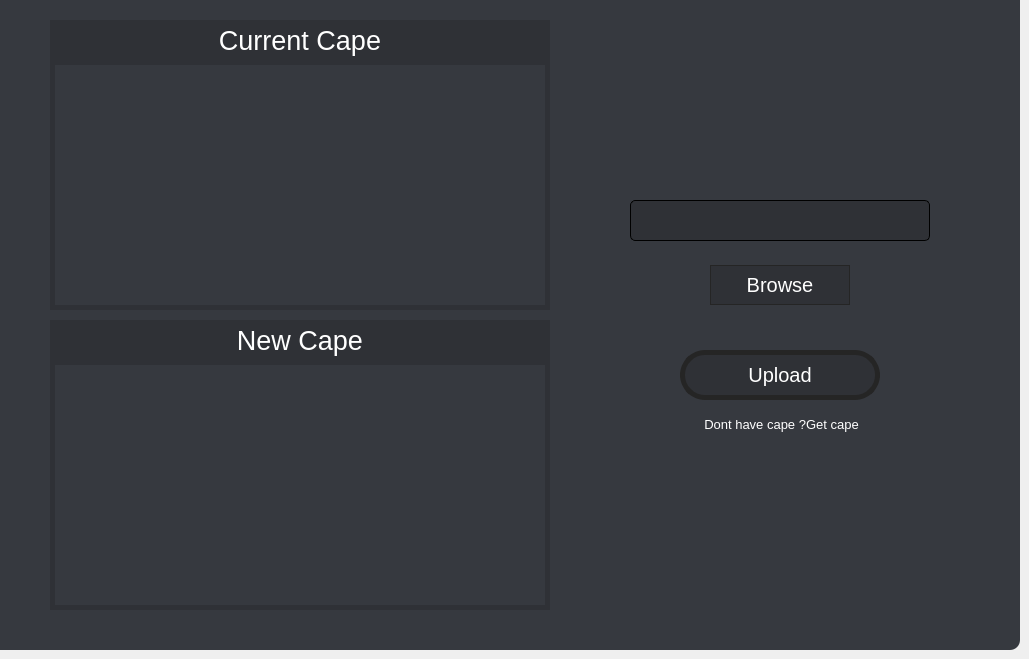
    <widget class="QWidget" name="capewid">
     <widget class="QFrame" name="frame_4">
      <property name="geometry">
       <rect>
        <x>0</x>
        <y>0</y>
        <width>1020</width>
        <height>650</height>
       </rect>
      </property>
      <property name="styleSheet">
       <string notr="true">background-color:rgb(54, 57, 63);
border-bottom-right-radius:10px;
outline:none;</string>
      </property>
      <property name="frameShape">
       <enum>QFrame::StyledPanel</enum>
      </property>
      <property name="frameShadow">
       <enum>QFrame::Raised</enum>
      </property>
      <widget class="QLabel" name="label_5">
       <property name="geometry">
        <rect>
         <x>50</x>
         <y>20</y>
         <width>500</width>
         <height>40</height>
        </rect>
       </property>
       <property name="styleSheet">
        <string notr="true">color:white;
background-color:rgb(47, 49, 54);
font:20pt;
border-radius:0px;</string>
       </property>
       <property name="text">
        <string>Current Cape</string>
       </property>
       <property name="alignment">
        <set>Qt::AlignCenter</set>
       </property>
      </widget>
      <widget class="QLabel" name="ccape">
       <property name="geometry">
        <rect>
         <x>50</x>
         <y>60</y>
         <width>500</width>
         <height>250</height>
        </rect>
       </property>
       <property name="styleSheet">
        <string notr="true">border:5px solid rgb(47, 49, 54);
border-radius:0px;
color:white;
font: 15pt</string>
       </property>
       <property name="text">
        <string/>
       </property>
       <property name="scaledContents">
        <bool>true</bool>
       </property>
       <property name="alignment">
        <set>Qt::AlignCenter</set>
       </property>
       <property name="textInteractionFlags">
        <set>Qt::NoTextInteraction</set>
       </property>
      </widget>
      <widget class="QLabel" name="ncape">
       <property name="geometry">
        <rect>
         <x>50</x>
         <y>360</y>
         <width>500</width>
         <height>250</height>
        </rect>
       </property>
       <property name="styleSheet">
        <string notr="true">border:5px solid rgb(47, 49, 54);
border-radius:0px;</string>
       </property>
       <property name="text">
        <string/>
       </property>
       <property name="scaledContents">
        <bool>true</bool>
       </property>
       <property name="alignment">
        <set>Qt::AlignCenter</set>
       </property>
       <property name="textInteractionFlags">
        <set>Qt::NoTextInteraction</set>
       </property>
      </widget>
      <widget class="QLabel" name="label_6">
       <property name="geometry">
        <rect>
         <x>50</x>
         <y>320</y>
         <width>500</width>
         <height>40</height>
        </rect>
       </property>
       <property name="styleSheet">
        <string notr="true">color:white;
background-color:rgb(47, 49, 54);
font:20pt;
border-radius:0px;</string>
       </property>
       <property name="text">
        <string>New Cape</string>
       </property>
       <property name="alignment">
        <set>Qt::AlignCenter</set>
       </property>
      </widget>
      <widget class="QLineEdit" name="capele">
       <property name="enabled">
        <bool>false</bool>
       </property>
       <property name="geometry">
        <rect>
         <x>630</x>
         <y>200</y>
         <width>300</width>
         <height>41</height>
        </rect>
       </property>
       <property name="styleSheet">
        <string notr="true">border-radius:5px;
background-color:rgb(47, 49, 54);
border:1px solid black;
color:white;
font:12pt;</string>
       </property>
       <property name="readOnly">
        <bool>true</bool>
       </property>
      </widget>
      <widget class="QPushButton" name="cbbtn">
       <property name="geometry">
        <rect>
         <x>710</x>
         <y>265</y>
         <width>140</width>
         <height>40</height>
        </rect>
       </property>
       <property name="cursor">
        <cursorShape>PointingHandCursor</cursorShape>
       </property>
       <property name="styleSheet">
        <string notr="true">QPushButton {
background-color: rgb(47, 49, 54);
border:1px solid rgb(37, 37, 37);
border-radius:0px;
color:white;
font:15pt;
}
QPushButton:hover {
background-color:rgb(37, 37, 37);

}</string>
       </property>
       <property name="text">
        <string>Browse</string>
       </property>
      </widget>
      <widget class="QPushButton" name="cupbtn">
       <property name="geometry">
        <rect>
         <x>680</x>
         <y>350</y>
         <width>200</width>
         <height>50</height>
        </rect>
       </property>
       <property name="cursor">
        <cursorShape>PointingHandCursor</cursorShape>
       </property>
       <property name="styleSheet">
        <string notr="true">QPushButton {
background-color: rgb(47, 49, 54);
border:5px solid rgb(37, 37, 37);
border-radius:25px;
color:white;
font:15pt;
}
QPushButton:hover {
background-color:rgb(37, 37, 37);

}</string>
       </property>
       <property name="text">
        <string>Upload</string>
       </property>
      </widget>
      <widget class="QPushButton" name="webcapebtn">
       <property name="geometry">
        <rect>
         <x>666</x>
         <y>410</y>
         <width>231</width>
         <height>28</height>
        </rect>
       </property>
       <property name="cursor">
        <cursorShape>PointingHandCursor</cursorShape>
       </property>
       <property name="styleSheet">
        <string notr="true">QPushButton {
color:white;
font:10pt;
outline:none;
background-color:none;
}
QPushButton:hover {
color:rgb(107, 125, 145);
text-decoration: underline;
}</string>
       </property>
       <property name="text">
        <string>Dont have cape ?Get cape</string>
       </property>
      </widget>
     </widget>
     <widget class="QLabel" name="cerror">
      <property name="geometry">
       <rect>
        <x>650</x>
        <y>315</y>
        <width>260</width>
        <height>30</height>
       </rect>
      </property>
      <property name="styleSheet">
       <string notr="true">color:white;
font:12pt;</string>
      </property>
      <property name="text">
       <string/>
      </property>
      <property name="alignment">
       <set>Qt::AlignCenter</set>
      </property>
     </widget>
    </widget>
